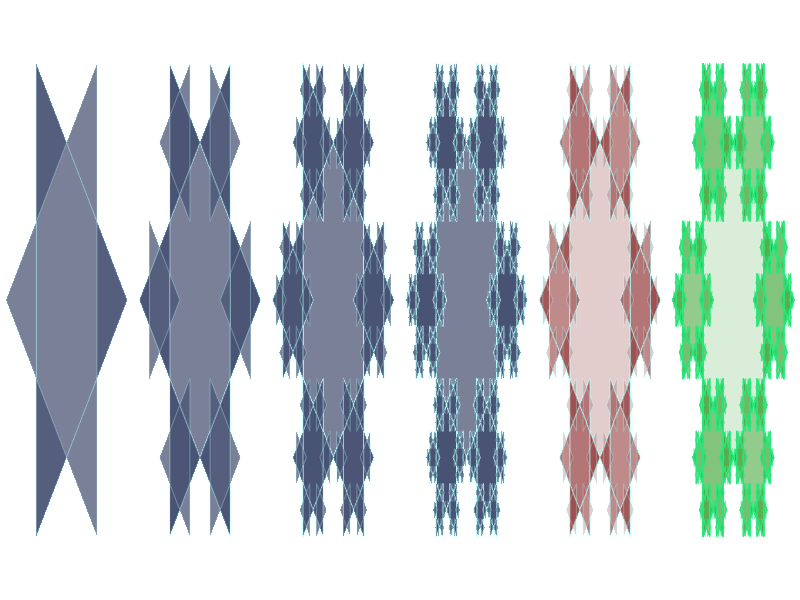
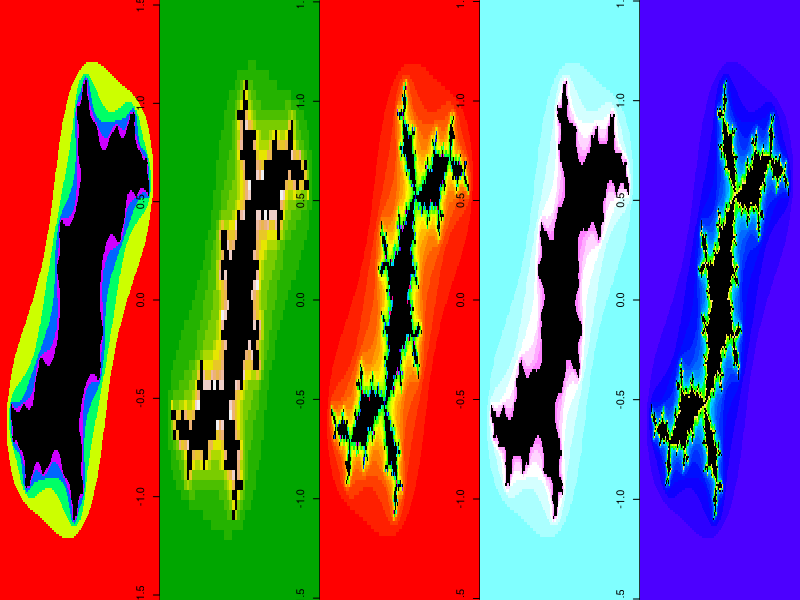

These charts were generated, in order, by the following R code:
## ---- chunk 1
KochSnowflakeExample <- function(triangbg=rgb(0,0,0), triangbdr=rgb(0,0,0), numiter=4){
        
        iterate <- function(T,i){
                A = T[ ,1]; B=T[ ,2]; C = T[,3];
                if (i == 1){
                        d = (A + B)/2; h = (C-d); d = d-(1/3)*h;
                        e = (2/3)*B + (1/3)*A; f = (1/3)*B + (2/3)*A;
                }
                
                if (i == 2){
                        d = B; e = (2/3)*B + (1/3)*C; f = (2/3)*B + (1/3)*A;
                }
                
                if (i == 3){
                        d = (B + C)/2; h = (A-d); d = d-(1/3)*h;
                        e = (2/3)*C + (1/3)*B; f = (1/3)*C + (2/3)*B;
                }
                
                if (i == 4){
                        d = C; e = (2/3)*C + (1/3)*A; f = (2/3)*C + (1/3)*B;
                }
                
                if (i == 5){
                        d = (A + C)/2; h = (B-d); d = d-(1/3)*h;
                        e = (2/3)*A + (1/3)*C; f = (1/3)*A + (2/3)*C;
                }
                
                if (i == 6){
                        d = A; e = (2/3)*A + (1/3)*C; f = (2/3)*A + (1/3)*B;
                }
                
                if (i == 0){
                        d = A; e = B; f = C;
                }
                
                Tnew = cbind(d,e,f)
                return(Tnew); #Return a smaller triangle.
        }
        
        draw <- function(T, col=rgb(0,0,0),border=rgb(0,0,0)){
                polygon(T[1,],T[2,],col=col,border=border)
        }
        
        Iterate = function(T,v,col=rgb(0,0,0),border=rgb(0,0,0)){
                for (i in v) T = iterate(T,i);
                draw(T,col=col,border=border);
        }
        
        #The vertices of the initial triangle:
        A = matrix(c(1,0),2,1);
        B = matrix(c(cos(2*pi/3), sin(2*pi/3)),2,1);
        C = matrix(c(cos(2*pi/3),-sin(2*pi/3)),2,1);
        T0 = cbind(A,B,C);
        
        plot(numeric(0),xlim=c(-1.1,1.1),ylim=c(-1.1,1.1),axes=FALSE,frame=FALSE,ann=FALSE);
        par(mar=c(0,0,0,0),bg=rgb(1,1,1));
        par(usr=c(-1.1,1.1,-1.1,1.1));
        
        #Draw snowflake:
        maxi <- if (numiter>0) 6 else 0
        maxj <- if (numiter>1) 6 else 0
        maxk <- if (numiter>2) 6 else 0
        maxl <- if (numiter>3) 6 else 0
        for (i in 0:maxi) for (j in 0:maxj) for (k in 0:maxk) for (l in 0:maxl) Iterate(T0,c(i,j,k,l), col=triangbg, border=triangbdr);
}

generateComplexPoints <- function(realRange, imaginaryRange) {
        result <- NULL
        for(i in imaginaryRange) {
                imag <- complex(imaginary = i)
                result <- c(result, realRange + imag)
        }
        dim(result) <- c(length(realRange), length(imaginaryRange))
        return (result)
}
generateJuliaFancy <- function(len=400, many=50, mycol) {
        realValues <- seq(-1.5,1.5,length.out=len)
        imaginaryValues <- seq(-1.5,1.5,length.out=len)
        initialPoints <- generateComplexPoints(realRange=realValues,imaginaryRange=imaginaryValues)
        
        timeToGetLarge <- rep(0, length(initialPoints))
        offset <- complex(real=-0.09375,imaginary=-0.8268743)
        current <- initialPoints
        for(i in 1:many) {
                current <- current**2 + offset;
                # in this one keep track of how many steps it takes before the points get
                # larger that 2
                timeToGetLarge <- timeToGetLarge + ifelse(Mod(current) < 2, 1, 0)
        }
        image(realValues,imaginaryValues,timeToGetLarge, col=c(mycol(many-1), "black"))

}       
## ---- chunk 2
par(mfrow=c(1,6));
KochSnowflakeExample("#495273BB", "#BBFFFF50", numiter=1) # Fill RGB(73, 82, 115, Alpha=187) - Border RGB(187,255,255,Alpha=80) - Numiter=1
KochSnowflakeExample("#495273BB", "#BBFFFF50", numiter=2) # Fill RGB(73, 82, 115  Alpha=187) - Border RGB(187,255,255,Alpha=80) - Numiter=2
KochSnowflakeExample("#495273BB", "#BBFFFF50", numiter=3) # Fill RGB(73, 82, 115 ,Alpha=187) - Border RGB(187,255,255,Alpha=80) - Numiter=3
KochSnowflakeExample("#495273BB", "#BBFFFF50", numiter=4) # Fill RGB(73, 82, 115, Alpha=187) - Border RGB(187,255,255,Alpha=80) - Numiter=4
KochSnowflakeExample("#92383941", "#BBFFFF50", numiter=3) # Fill RGB(146,56,57, Alpha=65)  - Border RGB(187,255,255,Alpha=80) - Numiter=3
KochSnowflakeExample("#4CA84334", "#29E87DAC", numiter=4) # Fill RGB(76, 168, 67, Alpha=52)  - Border RGB(41,232,125,Alpha=172) - Numiter=4
## ---- chunk 3
par(mfrow=c(1,5));
generateJuliaFancy(300, 6, rainbow) # Points=300, Depth=6, Palette=rainbow
generateJuliaFancy(60, 13, terrain.colors) # Points=60, Depth=13, Palette=terrain
generateJuliaFancy(160, 50, rainbow) # Points=160, Depth=50, Palette=rainbow
generateJuliaFancy(200, 8, cm.colors) # Points=200, Depth=30, Palette=cm
generateJuliaFancy(300, 30, topo.colors) # Points=300, Depth=30, Palette=topo
